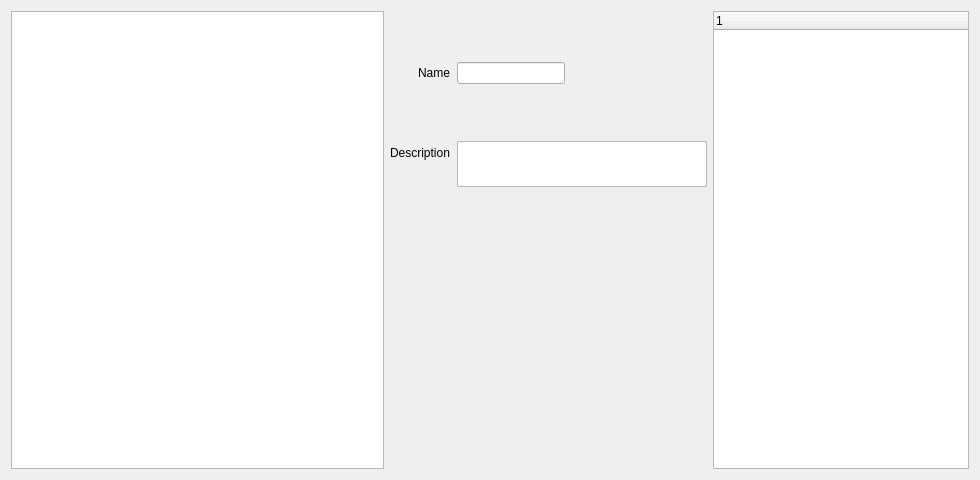
<?xml version="1.0" encoding="UTF-8"?>
<ui version="4.0">
 <class>GenericEditorWidget</class>
 <widget class="QWidget" name="GenericEditorWidget">
  <property name="geometry">
   <rect>
    <x>0</x>
    <y>0</y>
    <width>980</width>
    <height>480</height>
   </rect>
  </property>
  <property name="windowTitle">
   <string>Form</string>
  </property>
  <layout class="QVBoxLayout" name="verticalLayout">
   <item>
    <layout class="QHBoxLayout" name="horizontalLayout" stretch="1,0,0">
     <item>
      <widget class="QListWidget" name="item_list">
       <property name="minimumSize">
        <size>
         <width>180</width>
         <height>0</height>
        </size>
       </property>
      </widget>
     </item>
     <item>
      <layout class="QVBoxLayout" name="verticalLayout_2">
       <item>
        <layout class="QFormLayout" name="formLayout">
         <property name="fieldGrowthPolicy">
          <enum>QFormLayout::AllNonFixedFieldsGrow</enum>
         </property>
         <property name="rowWrapPolicy">
          <enum>QFormLayout::DontWrapRows</enum>
         </property>
         <property name="labelAlignment">
          <set>Qt::AlignRight|Qt::AlignTrailing|Qt::AlignVCenter</set>
         </property>
         <property name="horizontalSpacing">
          <number>7</number>
         </property>
         <item row="0" column="0">
          <widget class="QLabel" name="label">
           <property name="text">
            <string>Name</string>
           </property>
          </widget>
         </item>
         <item row="0" column="1">
          <widget class="QLineEdit" name="item_name">
           <property name="sizePolicy">
            <sizepolicy hsizetype="Fixed" vsizetype="Fixed">
             <horstretch>0</horstretch>
             <verstretch>0</verstretch>
            </sizepolicy>
           </property>
           <property name="readOnly">
            <bool>true</bool>
           </property>
          </widget>
         </item>
         <item row="1" column="0">
          <widget class="QLabel" name="label_10">
           <property name="text">
            <string>Description</string>
           </property>
          </widget>
         </item>
         <item row="1" column="1">
          <widget class="QPlainTextEdit" name="item_desc">
           <property name="minimumSize">
            <size>
             <width>250</width>
             <height>0</height>
            </size>
           </property>
           <property name="maximumSize">
            <size>
             <width>0</width>
             <height>46</height>
            </size>
           </property>
           <property name="readOnly">
            <bool>true</bool>
           </property>
          </widget>
         </item>
        </layout>
       </item>
       <item>
        <layout class="QHBoxLayout" name="horizontalLayout_2" stretch="0,0">
         <item>
          <layout class="QVBoxLayout" name="verticalLayout_4">
           <item>
            <layout class="QFormLayout" name="attribute_layout_left">
             <property name="fieldGrowthPolicy">
              <enum>QFormLayout::AllNonFixedFieldsGrow</enum>
             </property>
             <property name="labelAlignment">
              <set>Qt::AlignRight|Qt::AlignTrailing|Qt::AlignVCenter</set>
             </property>
            </layout>
           </item>
           <item>
            <spacer name="verticalSpacer_2">
             <property name="orientation">
              <enum>Qt::Vertical</enum>
             </property>
             <property name="sizeHint" stdset="0">
              <size>
               <width>20</width>
               <height>40</height>
              </size>
             </property>
            </spacer>
           </item>
          </layout>
         </item>
         <item>
          <layout class="QVBoxLayout" name="verticalLayout_5">
           <item>
            <layout class="QFormLayout" name="attribute_layout_right">
             <property name="fieldGrowthPolicy">
              <enum>QFormLayout::AllNonFixedFieldsGrow</enum>
             </property>
             <property name="labelAlignment">
              <set>Qt::AlignRight|Qt::AlignTrailing|Qt::AlignVCenter</set>
             </property>
            </layout>
           </item>
           <item>
            <spacer name="verticalSpacer">
             <property name="orientation">
              <enum>Qt::Vertical</enum>
             </property>
             <property name="sizeHint" stdset="0">
              <size>
               <width>20</width>
               <height>40</height>
              </size>
             </property>
            </spacer>
           </item>
          </layout>
         </item>
        </layout>
       </item>
      </layout>
     </item>
     <item>
      <widget class="QTreeWidget" name="treeWidget">
       <column>
        <property name="text">
         <string/>
        </property>
       </column>
      </widget>
     </item>
    </layout>
   </item>
  </layout>
 </widget>
 <resources/>
 <connections/>
</ui>
